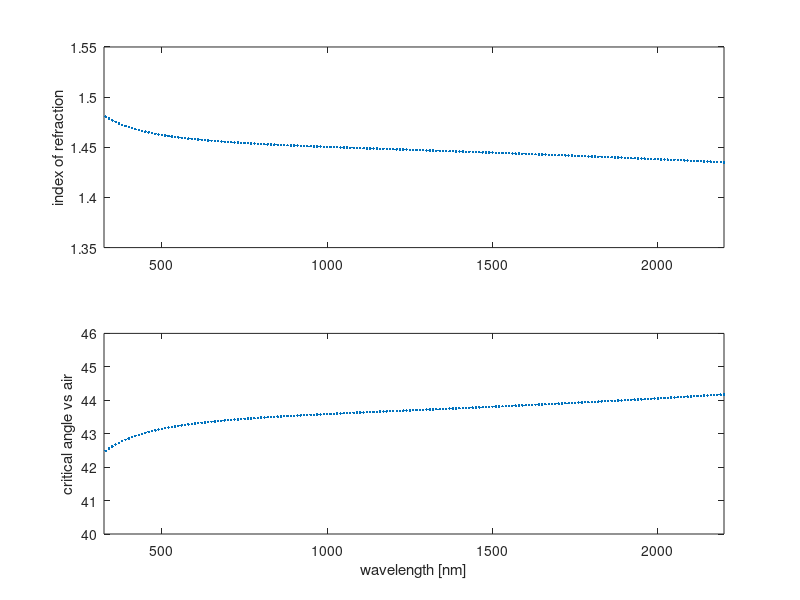

The MATLAB script that drew this image:
    a_1=0.69616630;
    l_1=0.068404300; 
    a_2=0.40794260;
    l_2=0.11624140;
    a_3=0.89747940;
    l_3=9.8961610, 
lambda = [0.21:0.01:3.71];
n_sqrd = 1 + a_1.*lambda.^2./(lambda.^2 - l_1.^2) +  a_2.*lambda.^2./(lambda.^2 - l_2.^2) + ...
   a_3.*lambda.^2./(lambda.^2 - l_3.^2);
n = sqrt(n_sqrd);
figure; ax(1) = subplot(2,1,1);
plot(lambda.*1e3, n, '.');
ylabel('index of refraction');
ax(2) = subplot(2,1,2);
plot(lambda.*1e3, asin(1./n).*180./pi,'.');
ylabel('critical angle vs air');
xlabel('wavelength [nm]');
linkaxes(ax,'x');
xlim([325,2200]);
%%
